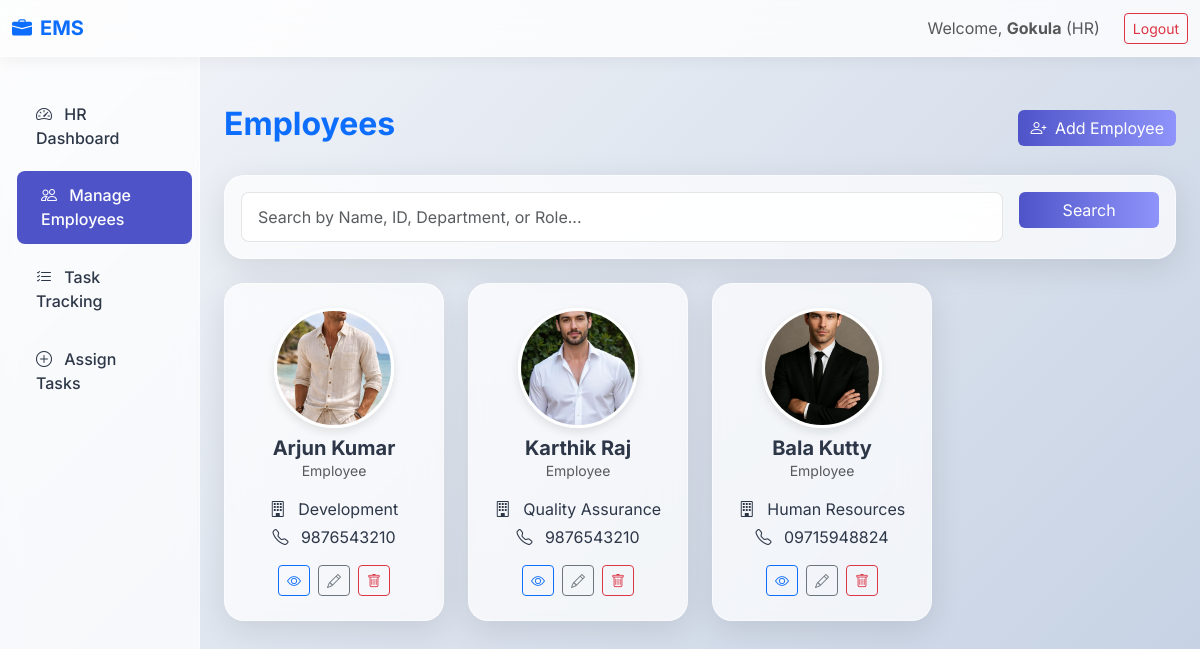
The app's page /employees/ (signed in) with its own data.
### core/models.py (models this page shows, shortened)
class User(AbstractUser):
    ROLE_CHOICES = (
        ('Admin', 'Admin'),
        ('HR', 'HR'),
        ('Employee', 'Employee'),
    )
    role = models.CharField(max_length=15, choices=ROLE_CHOICES, default='Employee')

class Employee(models.Model):
    STATUS_CHOICES = (
        ('Active', 'Active'),
        ('Inactive', 'Inactive'),
    )
    user = models.OneToOneField(User, on_delete=models.CASCADE, related_name='employee_profile')
    employee_id = models.CharField(max_length=20, unique=True, blank=True)
    phone_number = models.CharField(max_length=15)
    department = models.ForeignKey(Department, on_delete=models.SET_NULL, null=True, blank=True)
    salary = models.DecimalField(max_digits=10, decimal_places=2, default=0)
    joining_date = models.DateField(auto_now_add=True)
    status = models.CharField(max_length=10, choices=STATUS_CHOICES, default='Active')
    profile_image = models.ImageField(upload_to='profiles/',blank=True,null=True)

class Department(models.Model):
    name = models.CharField(max_length=100)
    description = models.TextField(blank=True)

### core/decorators.py (the view)
        def _wrapped_view(request, *args, **kwargs):
            if not check_role(request.user):
                messages.error(request, "You do not have permission to access this page.")
                if request.user.is_authenticated:
                    from core.views import get_dashboard_url
                    return redirect(get_dashboard_url(request.user))
                return redirect('employee_login')
            return view_func(request, *args, **kwargs)

### core/views.py (called while the page is built, shortened)
@login_required
@admin_or_hr_required
def employee_list(request):
    query = request.GET.get('q', '')
    employees = Employee.objects.all().order_by('-joining_date')
    if request.user.role == 'HR':
        employees = employees.exclude(user__role='Admin')
    paginator = Paginator(employees, 6)
    page_number = request.GET.get('page')
    page_obj = paginator.get_page(page_number)
    return render(request, 'core/employee_list.html', {'page_obj': page_obj, 'query': query})

### templates/core/employee_list.html (shortened to what this page needs)
{% extends 'base.html' %}
{% load static %}
{% block content %}
<div class="d-flex justify-content-between align-items-center mb-4 mt-3">
    <h2 class="fw-bold text-primary">Employees</h2>
    {% if user.role == 'Admin' or user.role == 'HR' %}
    <a href="{% url 'add_employee' %}" class="btn btn-primary">
        <i class="bi bi-person-plus me-1"></i> Add Employee
    </a>
    {% endif %}
</div>
<div class="glass-card p-3 mb-4">
    <form method="get" class="row g-3">
        <div class="col-md-10">
            <input type="text" name="q" class="form-control"
                   placeholder="Search by Name, ID, Department, or Role..."
                   value="{{ query }}">
        </div>
        <div class="col-md-2">
            <button type="submit" class="btn btn-primary w-100">Search</button>
        </div>
    </form>
</div>
<div class="row row-cols-1 row-cols-md-2 row-cols-lg-3 row-cols-xl-4 g-4 mb-4">
    {% for employee in page_obj %}
    <div class="col">
        <div class="glass-card text-center p-4 h-100 d-flex flex-column">
            <div class="mb-3">
                {% load static %}
                {% if employee.profile_image %}
                    <img src="{{ employee.profile_image.url }}"
                         alt="{{ employee.user.first_name }}"
                         class="profile-img-lg mb-2">
                {% else %}
                    <img src="{% static 'images/default_avatar.png' %}"
                         alt="Default"
                         class="profile-img-lg mb-2">
                {% endif %}
                <h5 class="fw-bold mb-0">
                    {{ employee.user.first_name }} {{ employee.user.last_name }}
                </h5>
                <p class="text-muted small mb-0">
                    {{ employee.user.role }}
                </p>
            </div>
            <div class="mt-auto">
                <p class="mb-1">
                    <i class="bi bi-building me-2"></i>
                    {{ employee.department.name|default:"N/A" }}
                </p>
                <p class="mb-3">
                    <i class="bi bi-telephone me-2"></i>
                    {{ employee.phone_number }}
                </p>
                <div class="d-flex justify-content-center gap-2">
                    <a href="{% url 'employee_detail' employee.pk %}"
                       class="btn btn-sm btn-outline-primary">
                        <i class="bi bi-eye"></i>
                    </a>
                    {% if user.role == 'Admin' or user.role == 'HR' %}
                    <a href="{% url 'edit_employee' employee.pk %}"
                       class="btn btn-sm btn-outline-secondary">
                        <i class="bi bi-pencil"></i>
                    </a>
                    {% endif %}
                    {% if user.role == 'Admin' or user.role == 'HR' %}
                    <a href="{% url 'delete_employee' employee.pk %}"
                       class="btn btn-sm btn-outline-danger">
                        <i class="bi bi-trash"></i>
                    </a>
                    {% endif %}
                </div>
            </div>
        </div>
    </div>
    {% empty %}
    <div class="col-12 text-center py-5">
        <h4 class="text-muted">No employees found.</h4>
    </div>
    {% endfor %}
</div>
{% endblock %}

### templates/base.html (shortened to what this page needs)
<!DOCTYPE html>
<html lang="en">
<head>
    <link href="https://cdn.jsdelivr.net/npm/bootstrap@5.3.0/dist/css/bootstrap.min.css" rel="stylesheet">
    <link rel="stylesheet" href="https://cdn.jsdelivr.net/npm/bootstrap-icons@1.10.5/font/bootstrap-icons.css">
    {% load static %}
    <link rel="stylesheet" href="{% static 'css/style.css' %}">
</head>
<body>
    <nav class="navbar navbar-expand-lg sticky-top glass-nav">
        <div class="container-fluid">
            <a class="navbar-brand fw-bold text-primary" href="{% url 'home' %}">
                <i class="bi bi-briefcase-fill me-2"></i>EMS
            </a>
            <div class="collapse navbar-collapse" id="navbarNav">
                <ul class="navbar-nav ms-auto align-items-center">
                    {% if user.is_authenticated %}
                        <li class="nav-item">
                            <span class="nav-link">Welcome, <strong>{{ user.first_name|default:user.username }}</strong>
                            ({% if request.user.is_superuser %}Admin{% elif request.user.role == 'HR' %}HR{% else %}Employee{% endif %})
                            </span>
                        </li>
                        <li class="nav-item">
                            <a class="btn btn-outline-danger btn-sm ms-3 mt-2 mt-md-0" href="{% url 'logout' %}">Logout</a>
                        </li>
                    {% endif %}
                </ul>
            </div>
        </div>
    </nav>
    <div class="container-fluid">
        <div class="row">
            {% if user.is_authenticated %}
            <div class="col-md-3 col-lg-2 d-none d-md-block sidebar">
                <div class="nav flex-column">
                    {% if request.user.is_superuser %}
                    <a href="{% url 'admin_dashboard' %}" class="nav-link {% if request.resolver_match.url_name == 'admin_dashboard' %}active{% endif %}">
                        <i class="bi bi-speedometer2 me-2"></i> Admin Dashboard
                    </a>
                    <a href="{% url 'manage_hr' %}" class="nav-link {% if 'hr' in request.resolver_match.url_name and 'dashboard' not in request.resolver_match.url_name %}active{% endif %}">
                        <i class="bi bi-person-badge me-2"></i> Manage HR
                    </a>
                    <a href="{% url 'employee_list' %}" class="nav-link {% if 'employee' in request.resolver_match.url_name and 'dashboard' not in request.resolver_match.url_name %}active{% endif %}">
                        <i class="bi bi-people me-2"></i> Manage Employees
                    </a>
                    <a href="{% url 'task_list' %}" class="nav-link {% if 'task' in request.resolver_match.url_name %}active{% endif %}">
                        <i class="bi bi-list-check me-2"></i> View Tasks
                    </a>
                    {% elif user.role == 'HR' %}
                    <a href="{% url 'hr_dashboard' %}" class="nav-link {% if request.resolver_match.url_name == 'hr_dashboard' %}active{% endif %}">
                        <i class="bi bi-speedometer2 me-2"></i> HR Dashboard
                    </a>
                    <a href="{% url 'employee_list' %}" class="nav-link {% if 'employee' in request.resolver_match.url_name and 'dashboard' not in request.resolver_match.url_name %}active{% endif %}">
                        <i class="bi bi-people me-2"></i> Manage Employees
                    </a>
                    <a href="{% url 'task_list' %}" class="nav-link {% if request.resolver_match.url_name == 'task_list' %}active{% endif %}">
                        <i class="bi bi-list-check me-2"></i> Task Tracking
                    </a>
                    <a href="{% url 'add_task' %}" class="nav-link {% if request.resolver_match.url_name == 'add_task' %}active{% endif %}">
                        <i class="bi bi-plus-circle me-2"></i> Assign Tasks
                    </a>
                    {% endif %}
                </div>
            </div>
            {% endif %}
            <main class="{% if user.is_authenticated %}col-md-9 ms-sm-auto col-lg-10{% else %}col-12{% endif %} px-md-4">
                {% block content %}
                {% endblock %}
            </main>
        </div>
    </div>
</body>
</html>

### static/css/style.css (style rules this page uses)
:root { --primary: #4e54c8; --secondary: #8f94fb; --text-dark: #2d3748; --text-light: #718096; --bg-color: #f7fafc; --glass-bg: rgba(255, 255, 255, 0.7); --glass-border: rgba(255, 255, 255, 0.5); --glass-shadow: 0 8px 32px 0 rgba(31, 38, 135, 0.1); }
body { font-family: 'Inter', sans-serif; background: linear-gradient(135deg, #f5f7fa 0%, #c3cfe2 100%); min-height: 100vh; color: var(--text-dark); }
.glass-card { background: var(--glass-bg); backdrop-filter: blur(16px); -webkit-backdrop-filter: blur(16px); border-radius: 20px; border: 1px solid var(--glass-border); box-shadow: 0 8px 32px 0 rgba(0, 0, 0, 0.1); transition: all 0.3s ease-in-out; }
.navbar.glass-nav { background: rgba(255, 255, 255, 0.8); backdrop-filter: blur(12px); -webkit-backdrop-filter: blur(12px); border-bottom: 1px solid var(--glass-border); box-shadow: 0 4px 15px rgba(0,0,0,0.05); }
.sidebar { min-height: calc(100vh - 70px); background: var(--glass-bg); backdrop-filter: blur(10px); border-right: 1px solid var(--glass-border); padding-top: 2rem; }
.sidebar .nav-link { color: var(--text-dark); font-weight: 500; padding: 0.8rem 1.5rem; margin-bottom: 0.5rem; border-radius: 8px; transition: all 0.3s; }
.sidebar .nav-link:hover, .sidebar .nav-link.active { background: var(--primary); color: white; transform: translateX(5px); }
main { padding: 2rem; }
.btn-primary { background: linear-gradient(to right, var(--primary), var(--secondary)); border: none; transition: all 0.3s ease; }
.profile-img-lg { width: 120px; height: 120px; border-radius: 50%; object-fit: cover; border: 3px solid white; box-shadow: 0 4px 10px rgba(0,0,0,0.1); }
.form-control, .form-select { background: rgba(255,255,255,0.9); border: 1px solid rgba(0,0,0,0.1); border-radius: 8px; padding: 0.75rem 1rem; transition: all 0.3s; }
a, button { transition: all 0.2s ease-in-out !important; }

### records on screen
User: first_name "Gokula"
Employee: profile_image (picture), user.first_name "Arjun", user.last_name "Kumar", user.role "Employee", department.name "Development", phone_number "9876543210"
Employee: profile_image (picture), user.first_name "Karthik", user.last_name "Raj", user.role "Employee", department.name "Quality Assurance", phone_number "9876543210"
Employee: profile_image (picture), user.first_name "Bala", user.last_name "Kutty", user.role "Employee", department.name "Human Resources", phone_number "09715948824"
